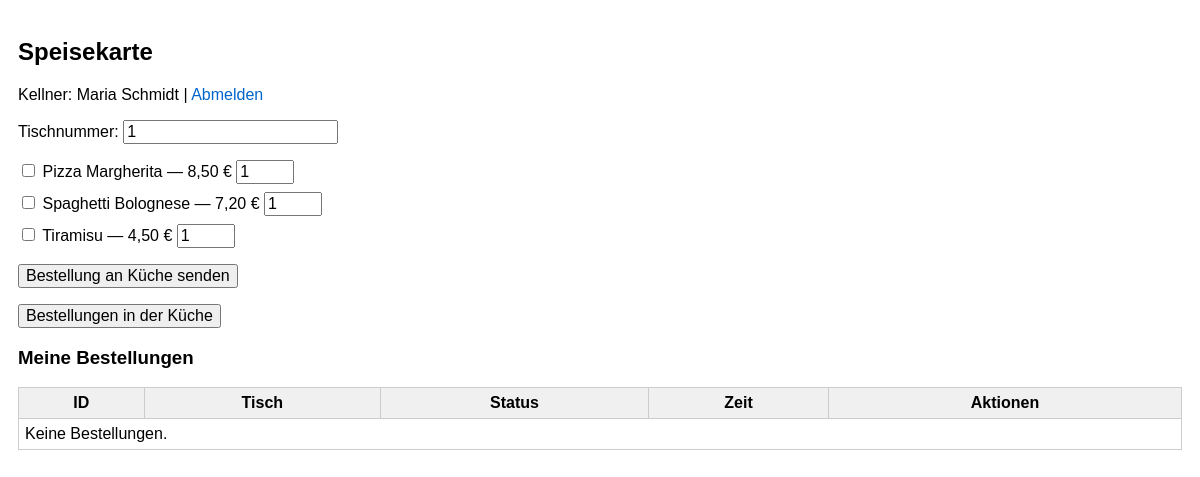
The app's page /_restaurant/menu.php (signed in) with its own data.
### tables this page shows
CREATE TABLE `menu_items` (
  `id` int(11) NOT NULL AUTO_INCREMENT,
  `name` varchar(100) NOT NULL,
  `description` text DEFAULT NULL,
  `price` decimal(8,2) NOT NULL,
  `is_available` tinyint(1) DEFAULT 1,
  PRIMARY KEY (`id`)
);

### _restaurant/menu.php (the view, shortened to what this page needs)
<?php
require 'config.php';
$stmtMenu = $pdo->query('
    SELECT id, name, price
    FROM menu_items
    WHERE is_available = 1
    ORDER BY name
');
$menuItems = $stmtMenu->fetchAll();
$stmtOrders = $pdo->prepare('
    SELECT id, table_id, status, created_at
    FROM orders
    WHERE waiter_id = :wid
    ORDER BY created_at DESC
');
$stmtOrders->execute(['wid' => $_SESSION['waiter_id']]);
$myOrders = $stmtOrders->fetchAll();
?>
<!DOCTYPE html>
<html lang="de">
<head>
    <link rel="stylesheet" href="style.css">
</head>
<body>
    <h2>Speisekarte</h2>
    <p>
        Kellner: <?= htmlspecialchars((string)$_SESSION['display_name']) ?> |
        <a href="logout.php">Abmelden</a>
    </p>
    <form action="save_order.php" method="post" onsubmit="return validateOrder()">
        <p>
            <label>Tischnummer:
                <input type="number" name="table_id" min="1" value="1" required>
            </label>
        </p>
        <ul>
            <?php foreach ($menuItems as $item): ?>
                <li>
                    <label>
                        <input
                            type="checkbox"
                            name="items[<?= (int)$item['id'] ?>][menu_id]"
                            value="<?= (int)$item['id'] ?>"
                        >
                        <?= htmlspecialchars($item['name']) ?> —
                        <?= number_format((float)$item['price'], 2, ',', ' ') ?> €
                    </label>
                    <input
                        type="number"
                        name="items[<?= (int)$item['id'] ?>][qty]"
                        min="1" value="1"
                        style="width:50px;"
                    >
                </li>
            <?php endforeach; ?>
        </ul>
        <button type="submit">Bestellung an Küche senden</button>
    </form>
    <p>
        <a href="orders.php">
            <button type="button">Bestellungen in der Küche</button>
        </a>
    </p>
    <h3>Meine Bestellungen</h3>
    <table>
        <tr>
            <th>ID</th><th>Tisch</th><th>Status</th><th>Zeit</th><th>Aktionen</th>
        </tr>
        <?php if (empty($myOrders)): ?>
            <tr><td colspan="5">Keine Bestellungen.</td></tr>
        <?php else: foreach ($myOrders as $o): ?>
            <tr>
                <td><?= (int)$o['id'] ?></td>
                <td><?= (int)$o['table_id'] ?></td>
                <td><?= htmlspecialchars($o['status']) ?></td>
                <td><?= htmlspecialchars($o['created_at']) ?></td>
                <td>
                    <a href="bill.php?order_id=<?= (int)$o['id'] ?>">Rechnung</a>
                    <?php if ($o['status'] !== 'ready'): ?>
                        | <a href="order_details.php?id=<?= (int)$o['id'] ?>">Bearbeiten</a>
                    <?php endif; ?>
                    | <a
                        href="update_status.php?order_id=<?= (int)$o['id'] ?>&new_status=cancelled&from=menu"
                        onclick="return confirm('Wirklich stornieren?')"
                      >Stornieren</a>
                </td>
            </tr>
        <?php endforeach; endif; ?>
    </table>
</body>
</html>

### _restaurant/style.css (style rules this page uses)
body { font-family: Arial, sans-serif; padding: 10px; }
input, button { font-size: 1em; }
ul { list-style: none; padding: 0; }
li { margin-bottom: 8px; }
table { width: 100%; border-collapse: collapse; }
th, td { padding: 8px; border: 1px solid #ccc; }

### _restaurant/menu.php (style rules this page uses)
table { border-collapse: collapse; width: 100% }
th, td { border: 1px solid #ccc; padding: 6px; }
th { background: #f0f0f0; }
a { color: #06c; text-decoration: none; }

### records on screen
menu_items: name "Pizza Margherita", price "8,50", id "1"
menu_items: name "Spaghetti Bolognese", price "7,20"
menu_items: name "Tiramisu", price "4,50"

### other values on screen
$_SESSION['display_name'] "Maria Schmidt"
